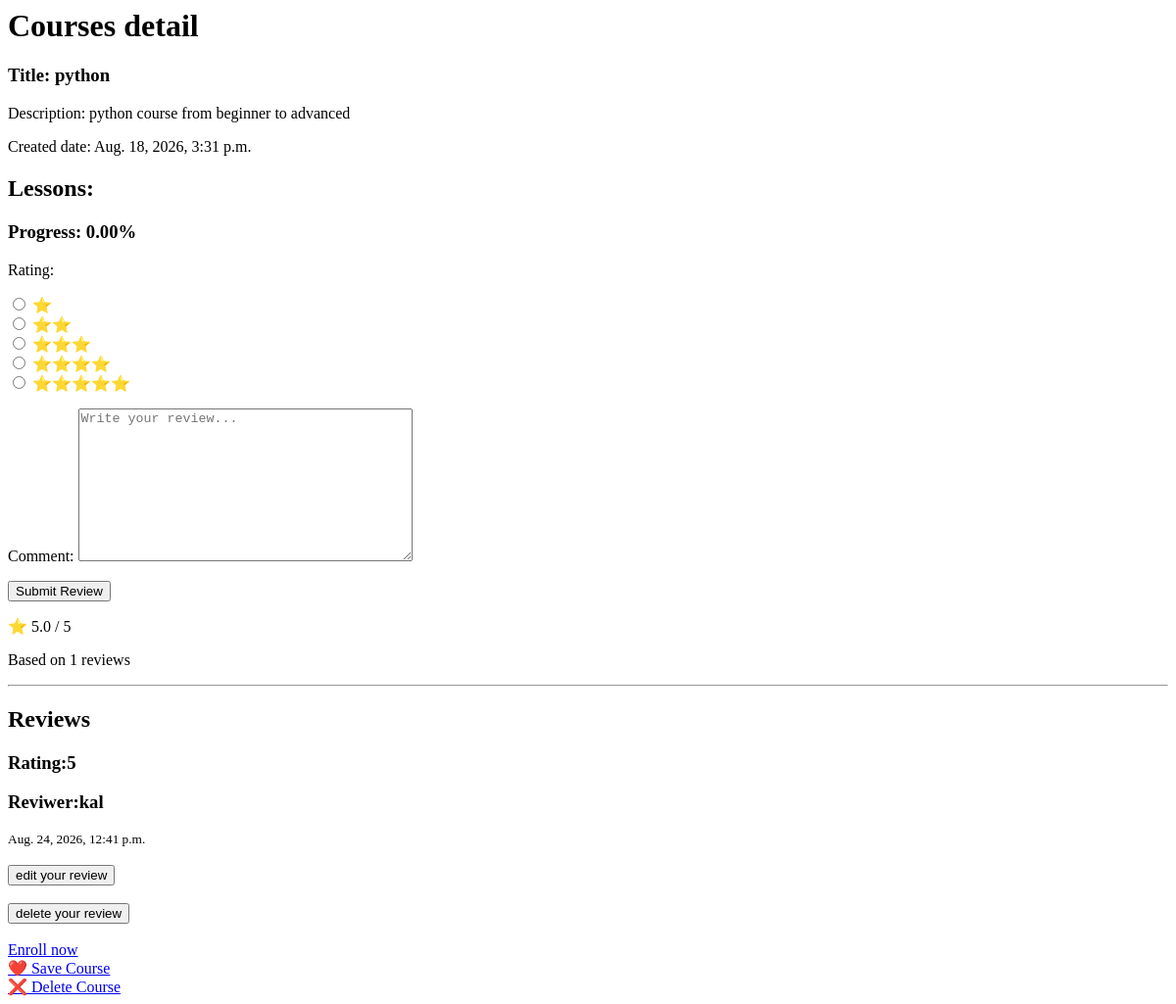
Before: /courses/3 (signed in) with the older database file.
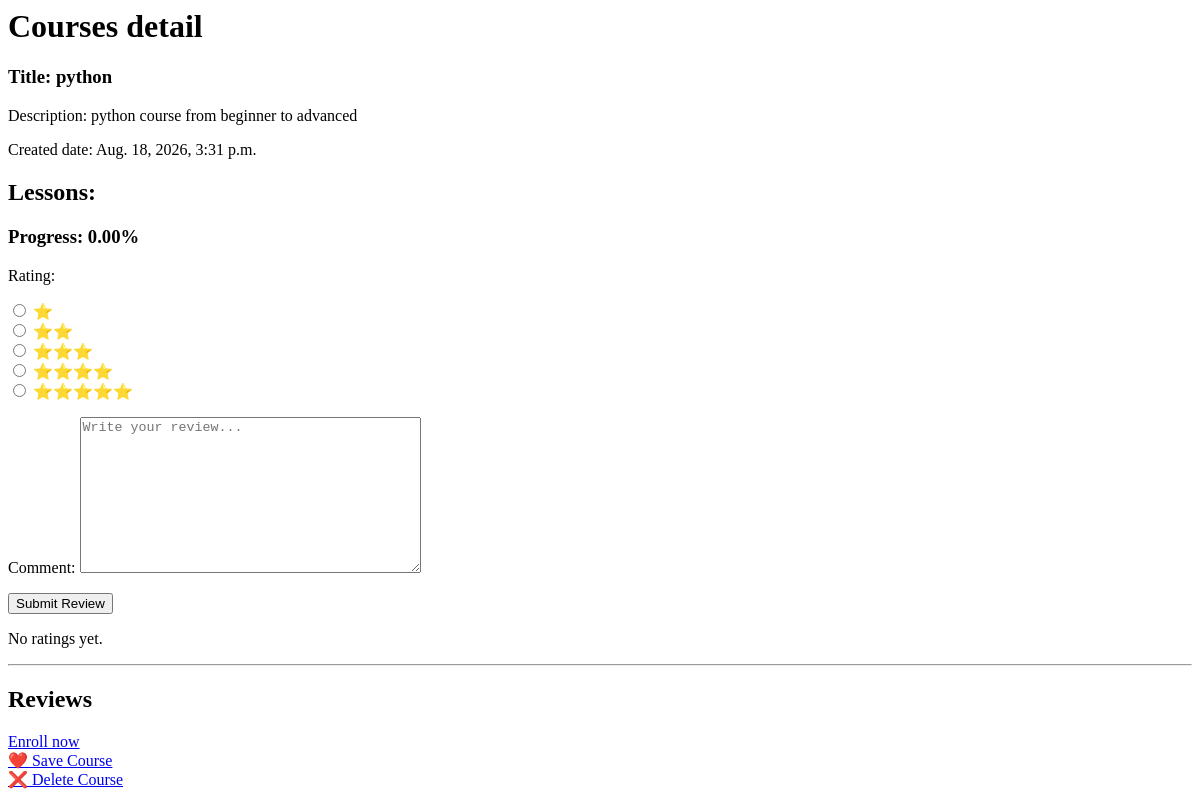
After: the same page with the newer database file.
### course/models.py (models this page shows, shortened)
class Course(models.Model):
    category = models.ForeignKey('Category', on_delete=models.CASCADE, null=True, blank=True)
    saved_by = models.ManyToManyField(
    User, related_name='saved_courses',
    blank=True
)
    instructor = models.ForeignKey(
    User,
    on_delete=models.CASCADE,
    related_name='created_courses',
    null=True,
    blank=True
)
    students =models.ManyToManyField(User,related_name='enrolled_courses')
    title = models.CharField(max_length=200)
    description = models.TextField()
    created_at = models.DateTimeField(auto_now_add=True)
    updated_at = models.DateTimeField(auto_now=True)

class Review(models.Model):
    course = models.ForeignKey(Course, on_delete=models.CASCADE)
    user = models.ForeignKey(User, on_delete=models.CASCADE)
    rating = models.IntegerField(
    validators=[
        MinValueValidator(1),
        MaxValueValidator(5)
    ]
)
    comment = models.TextField()
    created_at = models.DateTimeField(auto_now_add=True)
    updated_at = models.DateTimeField(auto_now=True)
    class Meta:
     constraints = [
        models.UniqueConstraint(
            fields=['course', 'user'],
            name='unique_course_review'
        )
     ]

### course/views.py (the view)
# urls.py: path("<int:id>",views.coursedetail,name="coursedetail"),
def coursedetail(request,id):
    if request.method == 'POST':
        form=ReviewForm(request.POST)
        if form.is_valid():
            review=form.save(commit=False)
            review.course=Course.objects.get(id=id)
            review.user=request.user
            review.save()
            return redirect('coursedetail', id=id)
    else:
        form=ReviewForm()
    course = Course.objects.get(id=id)
    lessons = lesson.objects.filter(course=course)
    completed_lessons = LessonCompletion.objects.filter(user=request.user, lesson__course=course)
    total_lessons = lessons.count()
    completed_count = completed_lessons.count()
    if total_lessons > 0:
        progress_percentage = (completed_count / total_lessons) * 100
    else:
        progress_percentage = 0
    review_count = Review.objects.filter(
    course=course
).count()
    average_rating = Review.objects.filter(
    course=course
).aggregate(
    Avg('rating')
)['rating__avg']
    reviews=Review.objects.filter(course=course)
    return render(request,'courses/course_detail.html',{'course':course, 'form': form,'lessons':lessons, 'progress_percentage': progress_percentage,'average_rating': average_rating, 'review_count': review_count,'reviews':reviews})

### course/forms.py
class ReviewForm(forms.ModelForm):
    rating = forms.ChoiceField(
        choices=[
            (1, '⭐'),
            (2, '⭐⭐'),
            (3, '⭐⭐⭐'),
            (4, '⭐⭐⭐⭐'),
            (5, '⭐⭐⭐⭐⭐'),
        ],
        widget=forms.RadioSelect
    )
    class Meta:
        model = Review
        fields = ['rating', 'comment']
        widgets = {
            'comment': forms.Textarea(attrs={
                'placeholder': 'Write your review...'
            }),
        }

### course/templates/courses/course_detail.html (shortened to what this page needs)
<h1>Courses detail</h1>
<h3>Title: {{ course.title }}</a></h3>
<p>Description: {{course.description}}</p>
<p>Created date: {{course.created_at}}</p>
<h2>Lessons:</h2>
<h3>Progress: {{ progress_percentage|floatformat:2 }}%</h3>
<form method="POST">
    {{ form.as_p }}
    <button type="submit">Submit Review</button>
</form>
{% if average_rating %}
    <p>
        ⭐ {{ average_rating|floatformat:1 }} / 5
    </p>
    <p>
        Based on {{ review_count }} reviews
    </p>
{% else %}
    <p>No ratings yet.</p>
{% endif %}
<hr>
<h2>Reviews</h2>
{% for review in reviews%}
     <h3>Rating:{{review.rating}}</h3>
     <h3>Reviwer:{{review.user.username}}</h3>
     <small>{{review.created_at}}</small><br />
 {%if review.user == request.user %}
  <a href="{% url 'edit_review' review.id %}"><button>edit your review</button></a><br /><br />
   <a href="{% url 'delete_review' review.id %}"><button>delete your review</button></a><br /><br />
  {%endif%}
{%endfor%}
<a href="{%url 'enroll' course.id%}" <button type="submit ">Enroll now </button>
</a><br />
<a href="{% url 'save_course' course.id %}">
    ❤️ Save Course
</a><br />
<a href="{% url 'unsave_course' course.id %}">
    ❌ Delete Course
</a><br />

Changed rows visible on the page:
removed Review: rating "5", user.username "kal", created_at "Aug. 24, 2026, 12:41 p.m.", shows "edit your review"
Other visible differences:
{{ average_rating|floatformat:1 }}: "5.0" → (not shown)
{{ review_count }}: "1" → (not shown)
text no longer shown: "⭐ / 5 Based on reviews"
text now shown: "No ratings yet."
